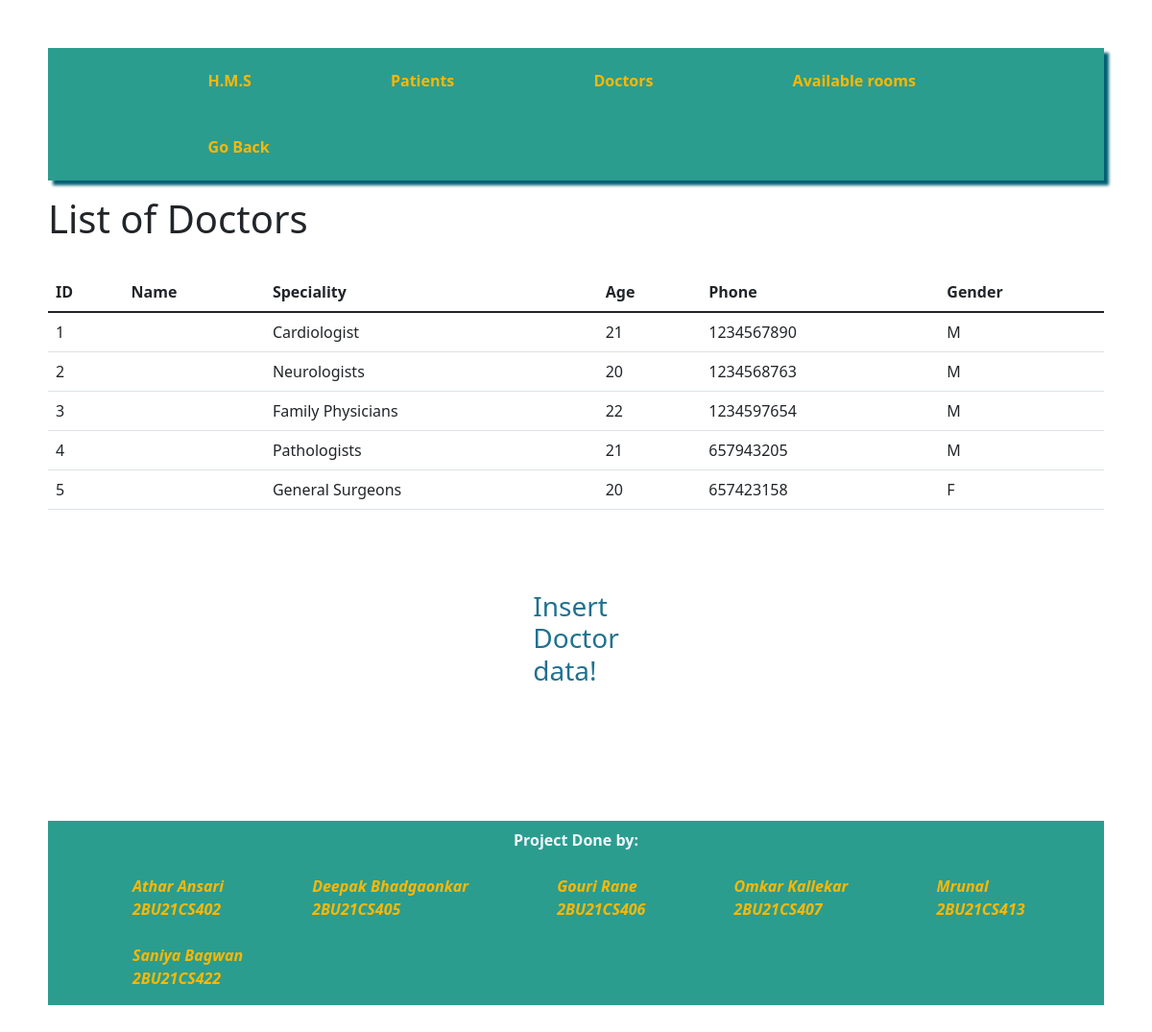
The app's page /doctors.php with its own data.
### tables this page shows
CREATE TABLE `doctor` (
  `doctor_id` int(11) NOT NULL,
  `name` varchar(30) DEFAULT NULL,
  `speciality` varchar(50) NOT NULL,
  `age` int(11) DEFAULT NULL,
  `contact` int(11) DEFAULT NULL,
  `gender` char(1) DEFAULT NULL
);

### doctors.php (the view, shortened to what this page needs)
<!DOCTYPE html>
<html lang="en">
<head>
    <link href="https://cdn.jsdelivr.net/npm/bootstrap@5.1.3/dist/css/bootstrap.min.css" rel="stylesheet">
</head>
<body style="margin: 50px;">
    <nav class="navigations">
        <ul>
            <li class="navv"><a href="main.html">H.M.S</a></li>
            <li class="navv"><a href="patients.php">Patients</a></li>
            <li class="navv"><a href="doctors.php">Doctors</a></li>
            <li class="navv"><a href="rooms.php">Available rooms</a></li>
            <li class="navv"><a href="#">Go Back</a></li>
        </ul>
    </nav>
    <h1>List of Doctors</h1>
    <br>
    <table class="table">
        <thead>
            <tr>
                <th>ID</th>
                <th>Name</th>
                <th>Speciality</th>
                <th>Age</th>
                <th>Phone</th>
                <th>Gender</th>
            </tr>
        </thead>
        <tbody>
            <?php
            $servername = "localhost";
            $username = "root";
            $password = "";
            $database = "hspmgmnt";
            $connection = new mysqli($servername, $username, $password, $database);
            $sql = "SELECT * FROM doctor";
            $result = $connection->query($sql);
            while ($row = $result->fetch_assoc()) {
                echo "<tr>
                    <td>" . $row["doctor_id"] . "</td>
                    <td>" . $row["full_name"] . "</td>
                    <td>" . $row["speciality"] . "</td>
                    <td>" . $row["age"] . "</td>
                    <td>" . $row["contact"] . "</td>
                    <td>" . $row["gender"] . "</td>
                </tr>";
            }
            ?>
        </tbody>
    </table>
    <h3 class="appointment"><a href="insdoc.html">Insert Doctor data!</a> </h3>
    <footer class="footer">
        <p class="p-footer"> Project Done by:</p>
        <li class="li-footer">Athar Ansari <br>2BU21CS402</li>
        <li class="li-footer">Deepak Bhadgaonkar<br>2BU21CS405</li>
        <li class="li-footer">Gouri Rane<br>2BU21CS406 </li>
        <li class="li-footer">Omkar Kallekar<br>2BU21CS407</li>
        <li class="li-footer">Mrunal <br>2BU21CS413</li>
        <li class="li-footer">Saniya Bagwan <br>2BU21CS422</li>
    </footer>
</body>
</html>

### doctors.php (style rules this page uses)
.navigations { background-color: #2a9d8f; box-shadow: 5px 5px 3px 0px #005f73; }
.navv { display: inline-block; margin: 0.4em; align-content: center; padding-top: 1em; padding-bottom: 1em; padding-left: 12%; font-style: #ffb703; }
.navv a { color: #ffb703; font-weight: bold; text-decoration: none; }
footer { background-color: #2a9d8f; margin-top: 7em; }
.li-footer { display: inline-block; align-content: center; padding-top: 0.5em; padding-bottom: 1em; padding-left: 8%; color: #ffb703; font-weight: bold; font-style: oblique; }
.p-footer { display: flex; color: aliceblue; justify-content: center; font-weight: bold; padding-top: 0.5em; }
.appointment a { color: #20718f; display: flex; align-items: center; justify-content: center; margin-top: 2em; margin-left: 18em; margin-right: 18em; text-decoration: none; padding: 1em; border-radius: 0.3em; }

### records on screen
doctor: doctor_id "1", speciality "Cardiologist", age "21", contact "1234567890", gender "M"
doctor: doctor_id "2", speciality "Neurologists", age "20", contact "1234568763", gender "M"
doctor: doctor_id "3", speciality "Family Physicians", age "22", contact "1234597654", gender "M"
doctor: doctor_id "4", speciality "Pathologists", age "21", contact "657943205", gender "M"
doctor: doctor_id "5", speciality "General Surgeons", age "20", contact "657423158", gender "F"
